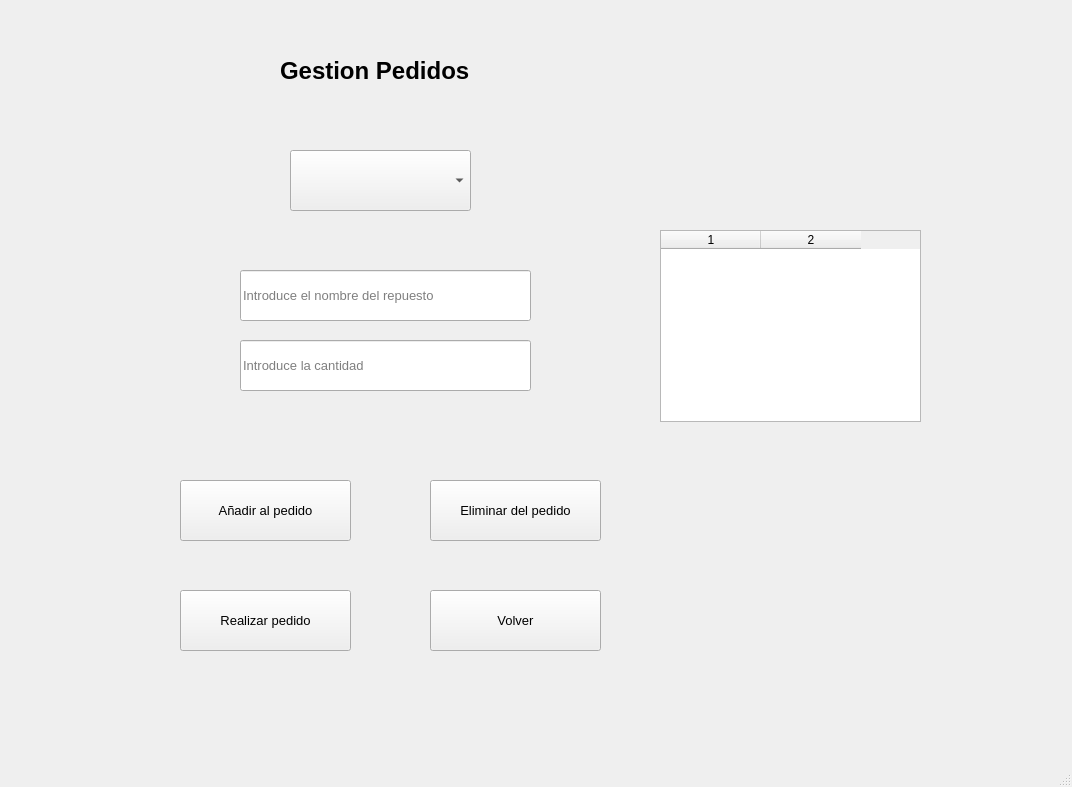
<?xml version="1.0" encoding="UTF-8"?>
<ui version="4.0">
 <class>MainWindow</class>
 <widget class="QMainWindow" name="MainWindow">
  <property name="geometry">
   <rect>
    <x>0</x>
    <y>0</y>
    <width>1072</width>
    <height>787</height>
   </rect>
  </property>
  <property name="windowTitle">
   <string>MainWindow</string>
  </property>
  <widget class="QWidget" name="centralwidget">
   <widget class="QLabel" name="lblTitulo">
    <property name="geometry">
     <rect>
      <x>280</x>
      <y>0</y>
      <width>241</width>
      <height>141</height>
     </rect>
    </property>
    <property name="font">
     <font>
      <family>Segoe UI</family>
      <pointsize>18</pointsize>
      <weight>75</weight>
      <bold>true</bold>
     </font>
    </property>
    <property name="text">
     <string>Gestion Pedidos</string>
    </property>
   </widget>
   <widget class="QComboBox" name="combo_proveedores">
    <property name="geometry">
     <rect>
      <x>290</x>
      <y>150</y>
      <width>181</width>
      <height>61</height>
     </rect>
    </property>
   </widget>
   <widget class="QLineEdit" name="Nombre">
    <property name="geometry">
     <rect>
      <x>240</x>
      <y>270</y>
      <width>291</width>
      <height>51</height>
     </rect>
    </property>
    <property name="font">
     <font>
      <family>Segoe UI</family>
      <pointsize>10</pointsize>
     </font>
    </property>
    <property name="placeholderText">
     <string>Introduce el nombre del repuesto</string>
    </property>
   </widget>
   <widget class="QLineEdit" name="Cantidad">
    <property name="geometry">
     <rect>
      <x>240</x>
      <y>340</y>
      <width>291</width>
      <height>51</height>
     </rect>
    </property>
    <property name="font">
     <font>
      <family>Segoe UI</family>
      <pointsize>10</pointsize>
     </font>
    </property>
    <property name="placeholderText">
     <string>Introduce la cantidad</string>
    </property>
   </widget>
   <widget class="QPushButton" name="btnRealizarPedido">
    <property name="geometry">
     <rect>
      <x>180</x>
      <y>590</y>
      <width>171</width>
      <height>61</height>
     </rect>
    </property>
    <property name="font">
     <font>
      <family>Segoe UI</family>
      <pointsize>10</pointsize>
     </font>
    </property>
    <property name="text">
     <string>Realizar pedido</string>
    </property>
   </widget>
   <widget class="QPushButton" name="btnVolver">
    <property name="geometry">
     <rect>
      <x>430</x>
      <y>590</y>
      <width>171</width>
      <height>61</height>
     </rect>
    </property>
    <property name="font">
     <font>
      <family>Segoe UI</family>
      <pointsize>10</pointsize>
     </font>
    </property>
    <property name="text">
     <string>Volver</string>
    </property>
   </widget>
   <widget class="QPushButton" name="btnAnadirAlPedido">
    <property name="geometry">
     <rect>
      <x>180</x>
      <y>480</y>
      <width>171</width>
      <height>61</height>
     </rect>
    </property>
    <property name="font">
     <font>
      <family>Segoe UI</family>
      <pointsize>10</pointsize>
     </font>
    </property>
    <property name="text">
     <string>Añadir al pedido</string>
    </property>
   </widget>
   <widget class="QTableWidget" name="tablaRepuestosPedidos">
    <property name="geometry">
     <rect>
      <x>660</x>
      <y>230</y>
      <width>261</width>
      <height>192</height>
     </rect>
    </property>
    <property name="columnCount">
     <number>2</number>
    </property>
    <column/>
    <column/>
   </widget>
   <widget class="QPushButton" name="btnEliminarDelPedido">
    <property name="geometry">
     <rect>
      <x>430</x>
      <y>480</y>
      <width>171</width>
      <height>61</height>
     </rect>
    </property>
    <property name="font">
     <font>
      <family>Segoe UI</family>
      <pointsize>10</pointsize>
     </font>
    </property>
    <property name="text">
     <string>Eliminar del pedido</string>
    </property>
   </widget>
  </widget>
  <widget class="QMenuBar" name="menubar">
   <property name="geometry">
    <rect>
     <x>0</x>
     <y>0</y>
     <width>1072</width>
     <height>26</height>
    </rect>
   </property>
  </widget>
  <widget class="QStatusBar" name="statusbar"/>
 </widget>
 <resources/>
 <connections/>
</ui>
